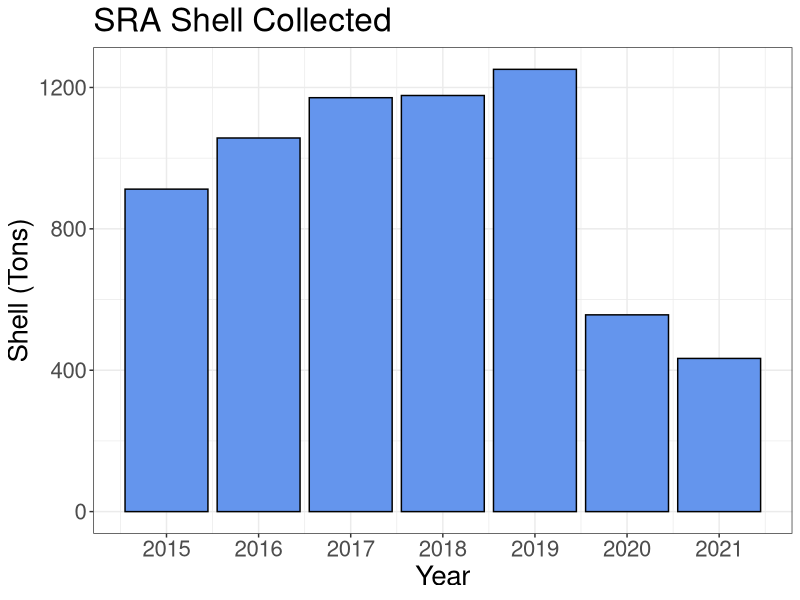

R code for this plot:
# 2015	26066.24	912.3184
# 2016	30199.82	1056.9937
# 2017	33457.33	1171.00655
# 2018	33635.01	1177.22535
# 2019	35749.49	1251.23215
# 2020	15904.97	556.67395
# 2021 (Q1-Q2)	12382.69	433.39415

dat = as.data.frame(cbind(c(2015:2021), 
                          c(912.3184,1056.9937,1171.00655,1177.22535,1251.23215,556.67395,433.39415)))
names(dat) = c("Year","Shell")

library(ggplot2)

ggplot(dat, aes(Year, Shell)) + 
  geom_bar(stat="identity",fill="cornflowerblue", col="black") + 
  theme_bw() + 
  labs(y="Shell (Tons)", title="SRA Shell Collected") + 
  theme(text = element_text(size=20)) + 
  scale_x_continuous(breaks = seq(2015,2021,1))

